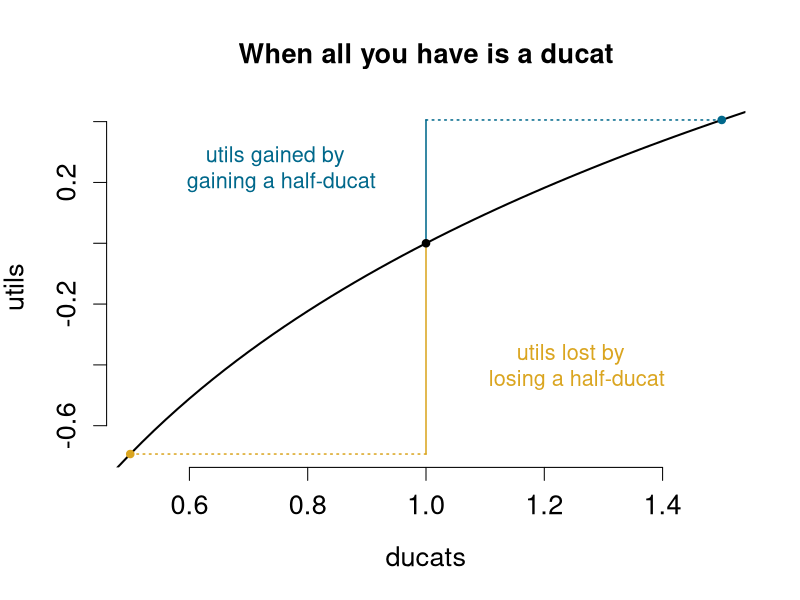
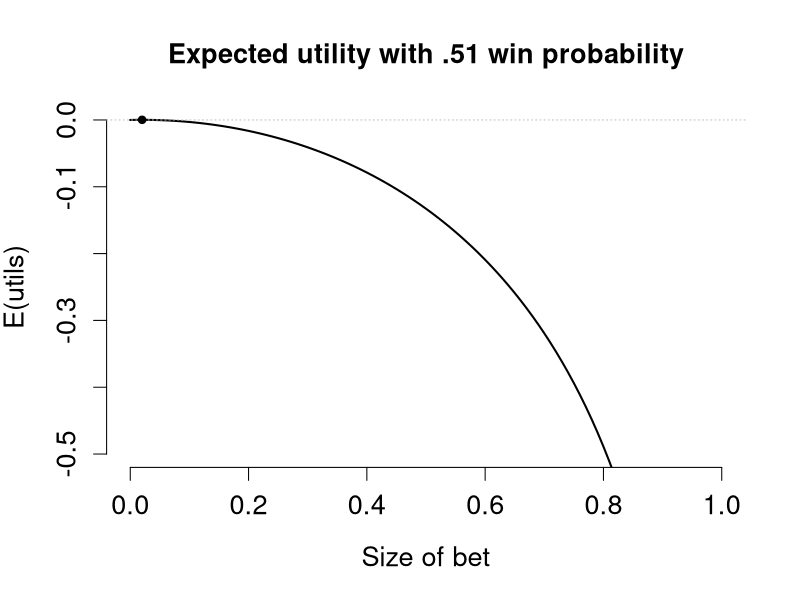
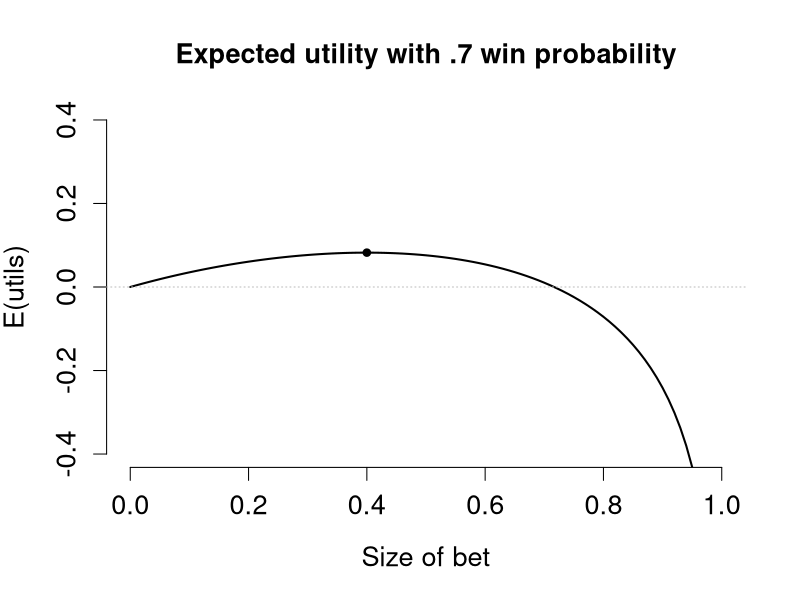
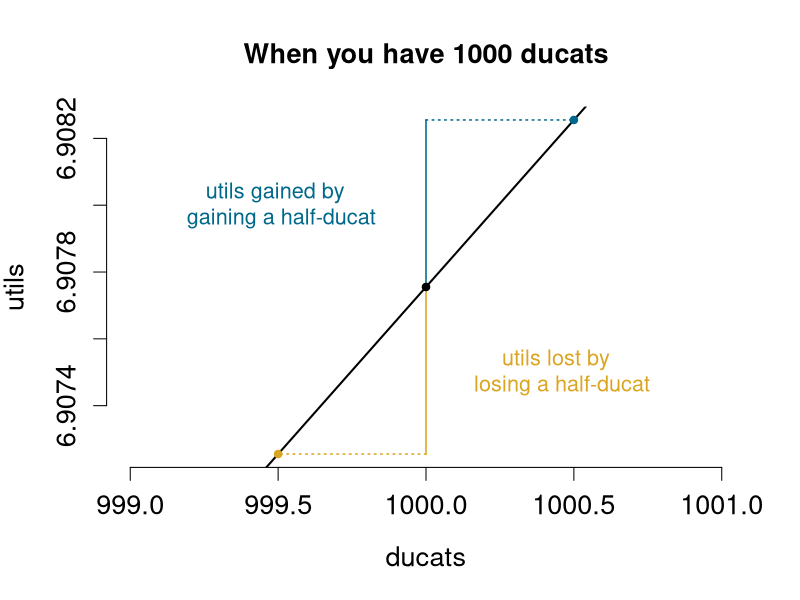

Here is the R script that generated these plots, in order:
## ---- chunk 1
knitr::opts_chunk$set(echo = TRUE, dev.args=list(bg="transparent"))
knitr::opts_knit$set(global.par=TRUE)
## ---- chunk 2
# Do this once for all plots
par(cex.lab=1.25, cex.axis=1.25, cex.main=1.25, cex.sub=1.25, cex= 1.3, 
    lwd=2, pch=20, bty="n")
## ---- chunk 3
curve(log(x), from=0, to = 2, 
      xlim=c(.5,1.5),
      ylim=c(log(.5), log(1.5)),
      main="When all you have is a ducat",
      xlab="ducats",
      ylab="utils")

lines(c(1, 1), c(log(1), log(1.5)), col="deepskyblue4", lwd=1.5)
lines(c(1, 1), c(log(.5), log(1)), col="goldenrod", lwd=1.5)
lines(c(1, 1.5), c(log(1.5), log(1.5)), lwd=1.5, lty=3, col="deepskyblue4")
lines(c(1, .5), c(log(.5), log(.5)), lwd=1.5, lty=3, col="goldenrod")
points(1, 0, pch=20)
points(.5, log(.5), pch=20, col="goldenrod")
points(1.5, log(1.5), pch=20, col="deepskyblue4")
text(1.25, -.4, "utils lost by \n losing a half-ducat", col="goldenrod")
text(.75, .25, "utils gained by \n gaining a half-ducat", col="deepskyblue4")
## ---- chunk 4
curve(.51*log(1 + x) + .49*log(1-x), from=0, to = 1, 
      ylim=c(-.5, 0),
      ylab="E(utils)", xlab="Size of bet",
      main ="Expected utility with .51 win probability")
mx <- optimize(function(x) .51*log(1 + x) + .49*log(1-x), 
               c(0,1), maximum = T)$maximum

abline(h=0, lty=3, col="grey", lwd=1)
points(mx, .51*log(1 + mx) + .49*log(1-mx), pch=20)
## ---- chunk 5
curve(.7*log(1 + x) + .3*log(1-x), from=0, to = 1, ylab="E(utils)", xlab="Size of bet",
      main ="Expected utility with .7 win probability", ylim=c(-.4, .4))
mx <- optimize(function(x) .7*log(1 + x) + .3*log(1-x), c(0,1), maximum = T)$maximum

points(mx, .7*log(1 + mx) + .3*log(1-mx), pch=20)
abline(h=0, lty=3, col="grey", lwd=1)
## ---- chunk 6
curve(log(x), from=998, to = 1002, 
      xlim=1000+c(-1,1),
      ylim=c(log(1000-0.5), log(1000 + .5)),
      main="When you have 1000 ducats",
      xlab="ducats",
      ylab="utils")

lines(c(1000, 1000), c(log(1000), log(1000.5)), col="deepskyblue4", lwd=1.5)
lines(c(1000, 1000), c(log(999.5), log(1000)), col="goldenrod", lwd=1.5)
lines(c(1000, 1000.5), c(log(1000.5), log(1000.5)), lwd=1.5, lty=3, col="deepskyblue4")
lines(c(1000, 999.5), c(log(999.5), log(999.5)), lwd=1.5, lty=3, col="goldenrod")
points(1000, log(1000), pch=20)
points(999.5, log(999.5), pch=20, col="goldenrod")
points(1000.5, log(1000.5), pch=20, col="deepskyblue4")
text(1000.45, log(999.75), "utils lost by \n losing a half-ducat", col="goldenrod")
text(999.5, log(1000.25), "utils gained by \n gaining a half-ducat", col="deepskyblue4")
